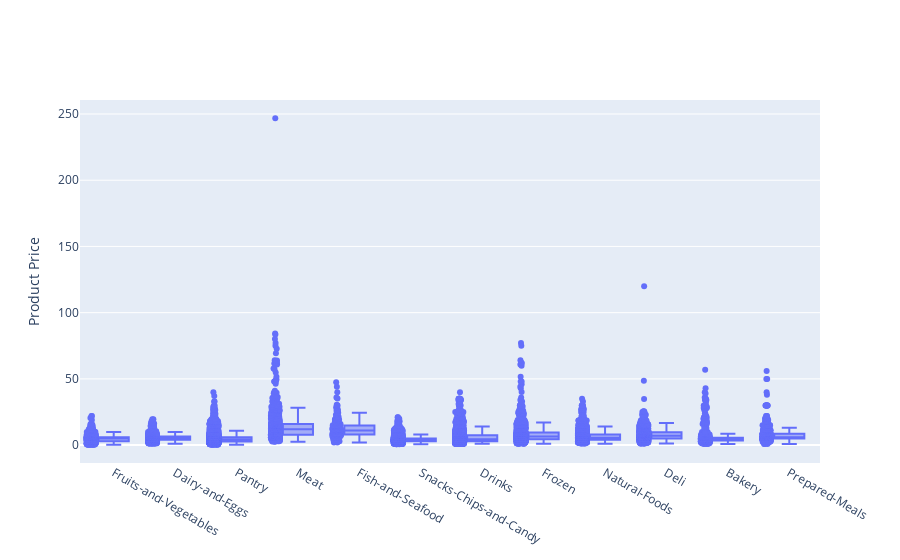

Here is the notebook cell this chart was saved with:
### Code cell
# Visualize the category prices via box plots
data = go.Box(x=latest_df['category'],
              y=latest_df['productPrice'],
              boxpoints='all',
              name='ProductPrices')

Layout = go.Layout(
    yaxis = {'title':'Product Price'}
)

fig = go.Figure(data=[data], layout=Layout)
py.iplot(fig)

# The visualization is very compressed due to some very expensive outliers in the meat and deli categories

### Figure 1 — Plotly figure (JSON) as saved in the notebook; plotly's stock layout.template omitted (floating-point values rounded to 4 significant figures; data arrays with more than 128 entries replaced by an {"elided": "..."} marker saying what was removed)
{"data": [{"boxpoints": "all", "name": "ProductPrices", "type": "box", "x": {"elided": "19191 str values"}, "y": {"elided": "19191 float values"}}], "layout": {"yaxis": {"title": {"text": "Product Price"}}}}
